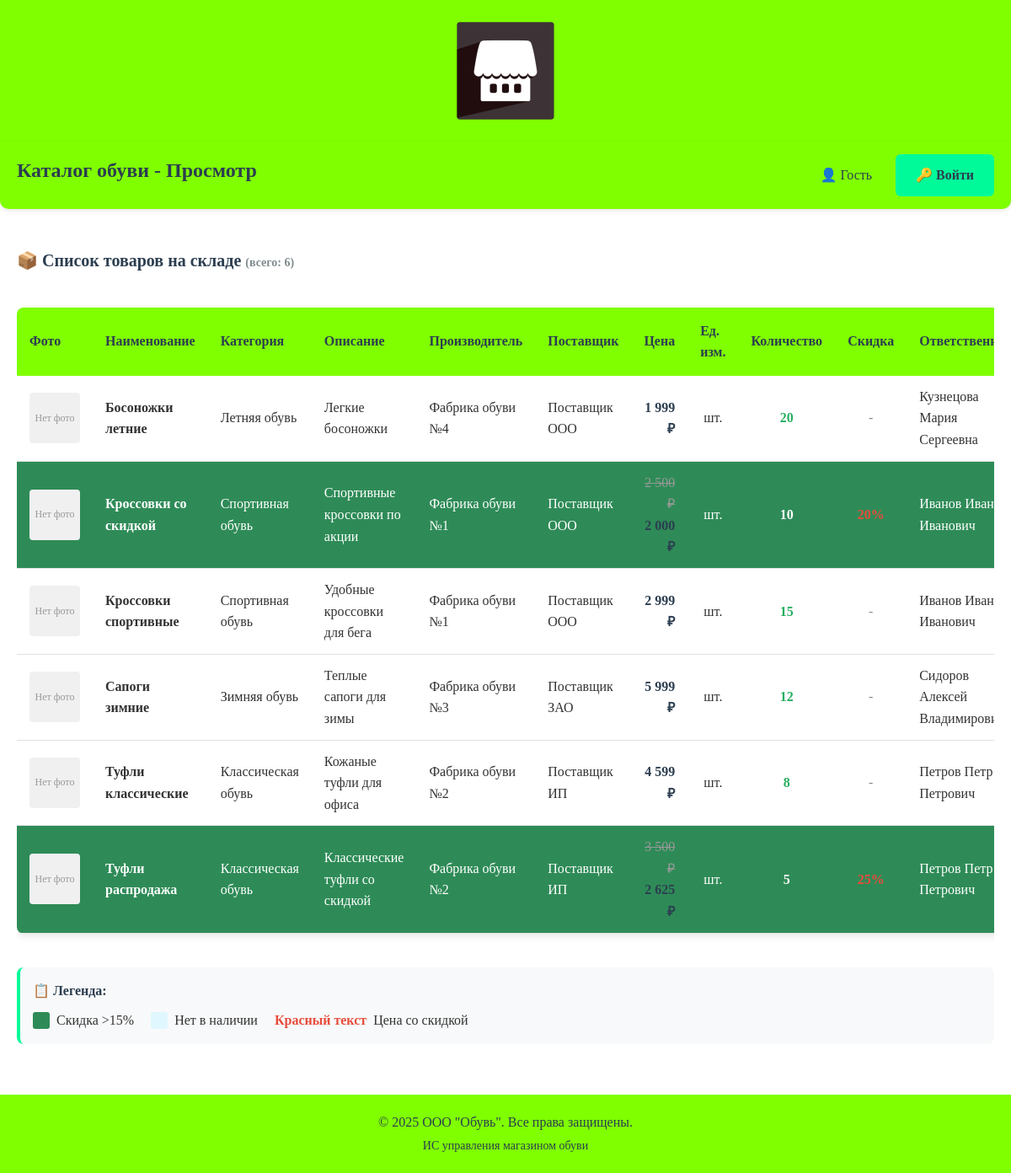
Page /obuv_shop/products.php?guest=true on the committed database.
### tables this page shows
CREATE TABLE `products` (
  `id` int(11) NOT NULL,
  `name` varchar(255) NOT NULL,
  `description` text,
  `price` decimal(10,2) NOT NULL,
  `size` int(11) DEFAULT NULL,
  `quantity` int(11) DEFAULT '0',
  `image_path` varchar(255) DEFAULT NULL,
  `discount` int(11) DEFAULT '0',
  `category` varchar(100) DEFAULT NULL,
  `manufacturer` varchar(100) DEFAULT NULL,
  `supplier` varchar(100) DEFAULT NULL,
  `unit` varchar(50) DEFAULT 'шт.',
  `fio` varchar(100) DEFAULT NULL
);

### obuv_shop/products.php (the view, shortened to what this page needs)
<?php
include 'config.php';
$is_guest = isset($_GET['guest']) && $_GET['guest'] == 'true';
$user_role = $is_guest ? 'guest' : ($_SESSION['role'] ?? 'guest');
$sql = "SELECT * FROM products WHERE 1=1";
$params = [];
if ($user_role == 'manager' || $user_role == 'admin') {
    $sort = $_GET['sort'] ?? 'name_asc';
    switch ($sort) {
        case 'name_desc': $sql .= " ORDER BY name DESC"; break;
        case 'price_asc': $sql .= " ORDER BY price ASC"; break;
        case 'price_desc': $sql .= " ORDER BY price DESC"; break;
        case 'discount_desc': $sql .= " ORDER BY discount DESC"; break;
        case 'quantity_asc': $sql .= " ORDER BY quantity ASC"; break;
        default: $sql .= " ORDER BY name ASC"; break;
    }
} else {
    $sql .= " ORDER BY name ASC";
}
$stmt = $pdo->prepare($sql);
$stmt->execute($params);
$products = $stmt->fetchAll();
?>
<!DOCTYPE html>
<html lang="ru">
<head>
    <link rel="stylesheet" href="style.css">
</head>
<body>
    <div class="header">
        <img src="images/logo.png" alt="ООО Обувь" class="logo" onerror="this.style.display='none'; document.getElementById('logo-text').style.display='block';">
    </div>
    <div class="nav">
        <?php if ($is_guest || $user_role == 'client'): ?>
            <h2>Каталог обуви - Просмотр</h2>
        <?php elseif ($user_role == 'manager'): ?>
            <h2>Панель менеджера - Управление заказами</h2>
        <?php elseif ($user_role == 'admin'): ?>
            <h2>Панель администратора - Управление системой</h2>
        <?php endif; ?>
        <div class="nav-links">
            <a href="products.php?guest=true" class="btn btn-secondary">👤 Гость</a>
            <?php if (!$is_guest): ?>
                <a href="logout.php" class="btn btn-danger">🚪 Выйти</a>
            <?php else: ?>
                <a href="login.php" class="btn btn-primary">🔑 Войти</a>
            <?php endif; ?>
        </div>
    </div>
    <div style="padding: 20px;">
        <h3 style="margin-bottom: 20px; color: #2c3e50;">
            📦 Список товаров на складе
            <span style="font-size: 14px; color: #7f8c8d;">(всего: <?= count($products) ?>)</span>
        </h3>
        <?php if (empty($products)): ?>
            <div class="alert alert-error" style="text-align: center;">
                <h4>Товары не найдены</h4>
                <p>Попробуйте изменить параметры поиска</p>
                <a href="products.php" class="btn btn-primary">Показать все товары</a>
            </div>
        <?php else: ?>
            <div style="overflow-x: auto;">
                <table class="data-table">
                    <thead>
                        <tr>
                            <th>Фото</th>
                            <th>Наименование</th>
                            <th>Категория</th>
                            <th>Описание</th>
                            <th>Производитель</th>
                            <th>Поставщик</th>
                            <th>Цена</th>
                            <th>Ед. изм.</th>
                            <th>Количество</th>
                            <th>Скидка</th>
                            <th>Ответственный</th>
                        </tr>
                    </thead>
                    <tbody>
                        <?php foreach ($products as $product): ?>
                        <?php
                        $discounted_price = $product['price'];
                        if (isset($product['discount']) && $product['discount'] > 0) {
                            $discounted_price = $product['price'] * (1 - $product['discount'] / 100);
                        }
                        $row_class = '';
                        if ($product['quantity'] == 0) {
                            $row_class = 'out-of-stock';
                        } elseif (isset($product['discount']) && $product['discount'] > 15) {
                            $row_class = 'discount-high';
                        }
                        ?>
                        <tr class="<?= $row_class ?>">
                            <td style="text-align: center;">
                                <?php
                                $image_path = $product['image_path'];
                                ?>
                                <?php if (!empty($image_path) && file_exists($_SERVER['DOCUMENT_ROOT'] . '/' . ltrim($image_path, '/'))): ?>
                                    <img src="<?= $image_path ?>"
                                         alt="<?= htmlspecialchars($product['name']) ?>"
                                         class="product-image-small">
                                <?php else: ?>
                                    <div class="no-image">
                                        Нет фото
                                    </div>
                                <?php endif; ?>
                            </td>
                            <td style="font-weight: bold;"><?= htmlspecialchars($product['name']) ?></td>
                            <td><?= htmlspecialchars($product['category'] ?? 'Не указана') ?></td>
                            <td style="max-width: 200px;"><?= htmlspecialchars($product['description']) ?></td>
                            <td><?= htmlspecialchars($product['manufacturer'] ?? 'Не указан') ?></td>
                            <td><?= htmlspecialchars($product['supplier'] ?? 'Не указан') ?></td>
                            <td style="text-align: right;">
                                <?php if (isset($product['discount']) && $product['discount'] > 0): ?>
                                    <div>
                                        <span class="original-price">
                                            <?= number_format($product['price'], 0, '', ' ') ?> ₽
                                        </span>
                                        <br>
                                        <span class="final-price">
                                            <?= number_format($discounted_price, 0, '', ' ') ?> ₽
                                        </span>
                                    </div>
                                <?php else: ?>
                                    <span class="final-price">
                                        <?= number_format($product['price'], 0, '', ' ') ?> ₽
                                    </span>
                                <?php endif; ?>
                            </td>
                            <td style="text-align: center;"><?= htmlspecialchars($product['unit'] ?? 'шт.') ?></td>
                            <td style="text-align: center; font-weight: bold; color: <?= $product['quantity'] > 0 ? '#27ae60' : '#e74c3c' ?>;">
                                <?= $product['quantity'] ?>
                            </td>
                            <td style="text-align: center;">
                                <?php if (isset($product['discount']) && $product['discount'] > 0): ?>
                                    <span style="color: #e74c3c; font-weight: bold;">
                                    </span>
                                <?php else: ?>
                                    <span style="color: #7f8c8d;">-</span>
                                <?php endif; ?>
                            </td>
                            <td><?= htmlspecialchars($product['fio'] ?? 'Не указан') ?></td>
                        </tr>
                        <?php endforeach; ?>
                    </tbody>
                </table>
            </div>
            <div style="margin-top: 20px; padding: 15px; background: #f8f9fa; border-radius: 8px; border-left: 4px solid #00FA9A;">
                <h4 style="margin-bottom: 10px; color: #2c3e50;">📋 Легенда:</h4>
                <div style="display: flex; gap: 20px; flex-wrap: wrap;">
                    <div style="display: flex; align-items: center; gap: 8px;">
                        <div style="width: 20px; height: 20px; background-color: #2E8B57; border-radius: 3px;"></div>
                        <span>Скидка >15%</span>
                    </div>
                    <div style="display: flex; align-items: center; gap: 8px;">
                        <div style="width: 20px; height: 20px; background-color: #e0f7ff; border-radius: 3px;"></div>
                        <span>Нет в наличии</span>
                    </div>
                    <div style="display: flex; align-items: center; gap: 8px;">
                        <span style="color: #e74c3c; font-weight: bold;">Красный текст</span>
                        <span>Цена со скидкой</span>
                    </div>
                </div>
            </div>
        <?php endif; ?>
    </div>
    <div class="text-center mt-20 p-20" style="background-color: #7FFF00; margin-top: 40px;">
        <p style="margin: 0; color: #2c3e50;">&copy; 2025 ООО "Обувь". Все права защищены.</p>
        <p style="margin: 5px 0 0; color: #2c3e50; font-size: 14px;">ИС управления магазином обуви</p>
    </div>
</body>
</html>

### obuv_shop/style.css (style rules this page uses)
* { margin: 0; padding: 0; box-sizing: border-box; }
body { font-family: "Times New Roman", Times, serif; background-color: #FFFFFF; color: #333333; line-height: 1.6; }
h1, h2, h3, h4, h5, h6 { font-family: "Times New Roman", Times, serif; color: #2c3e50; margin-bottom: 15px; }
h2 { font-size: 24px; color: #2E8B57; }
h3 { font-size: 20px; color: #2c3e50; }
p { margin-bottom: 15px; font-size: 16px; }
.header { background-color: #7FFF00; padding: 20px 0; text-align: center; box-shadow: 0 2px 10px rgba(0,0,0,0.1); }
.logo { max-width: 250px; height: auto; display: block; margin: 0 auto; }
.nav { background-color: #7FFF00; padding: 15px 20px; margin-bottom: 25px; border-radius: 0 0 10px 10px; box-shadow: 0 2px 5px rgba(0,0,0,0.1); }
.nav h2 { display: inline-block; margin: 0; color: #2c3e50; }
.nav-links { float: right; }
.btn { display: inline-block; padding: 12px 24px; border: none; border-radius: 6px; font-family: "Times New Roman", Times, serif; font-size: 16px; text-decoration: none; cursor: pointer; transition: all 0.3s ease; text-align: center; }
.btn-primary { background-color: #00FA9A; color: #2c3e50; font-weight: bold; }
.btn-secondary { background-color: #7FFF00; color: #2c3e50; }
.discount-high { background-color: #2E8B57 !important; color: white !important; }
.data-table { width: 100%; border-collapse: collapse; margin: 20px 0; background: white; border-radius: 8px; overflow: hidden; box-shadow: 0 3px 10px rgba(0,0,0,0.1); }
.data-table th { background-color: #7FFF00; color: #2c3e50; padding: 15px; text-align: left; font-weight: bold; }
.data-table td { padding: 12px 15px; border-bottom: 1px solid #e1e1e1; }
.text-center { text-align: center; }
.mt-20 { margin-top: 20px; }
.p-20 { padding: 20px; }

### obuv_shop/products.php (style rules this page uses)
.discount-high { background-color: #2E8B57 !important; color: white !important; }
.discount-high td { color: white !important; }
.original-price { text-decoration: line-through; color: #999; }
.final-price { color: #2c3e50; font-weight: bold; }
.no-image { width: 60px; height: 60px; background: #f0f0f0; display: flex; align-items: center; justify-content: center; border-radius: 4px; font-size: 12px; color: #999; }

### rows in the picture
products: image_path "Нет фото", name "Босоножки летние", category "Летняя обувь", description "Легкие босоножки", manufacturer "Фабрика обуви №4", supplier "Поставщик ООО", price "1 999", unit "шт.", quantity "20", fio "Кузнецова Мария Сергеевна"
products: image_path "Нет фото", name "Кроссовки со скидкой", category "Спортивная обувь", description "Спортивные кроссовки по акции", manufacturer "Фабрика обуви №1", supplier "Поставщик ООО", price "2 500", discounted_price "2 000", unit "шт.", quantity "10", fio "Иванов Иван Иванович"
products: image_path "Нет фото", name "Кроссовки спортивные", category "Спортивная обувь", description "Удобные кроссовки для бега", manufacturer "Фабрика обуви №1", supplier "Поставщик ООО", price "2 999", unit "шт.", quantity "15", fio "Иванов Иван Иванович"
products: image_path "Нет фото", name "Сапоги зимние", category "Зимняя обувь", description "Теплые сапоги для зимы", manufacturer "Фабрика обуви №3", supplier "Поставщик ЗАО", price "5 999", unit "шт.", quantity "12", fio "Сидоров Алексей…"
products: image_path "Нет фото", name "Туфли классические", category "Классическая обувь", description "Кожаные туфли для офиса", manufacturer "Фабрика обуви №2", supplier "Поставщик ИП", price "4 599", unit "шт.", quantity "8", fio "Петров Петр Петрович"
products: image_path "Нет фото", name "Туфли распродажа", category "Классическая обувь", description "Классические туфли со скидкой", manufacturer "Фабрика обуви №2", supplier "Поставщик ИП", price "3 500", discounted_price "2 625", unit "шт.", quantity "5", fio "Петров Петр Петрович"

### other values in the picture
count($products) "6"
